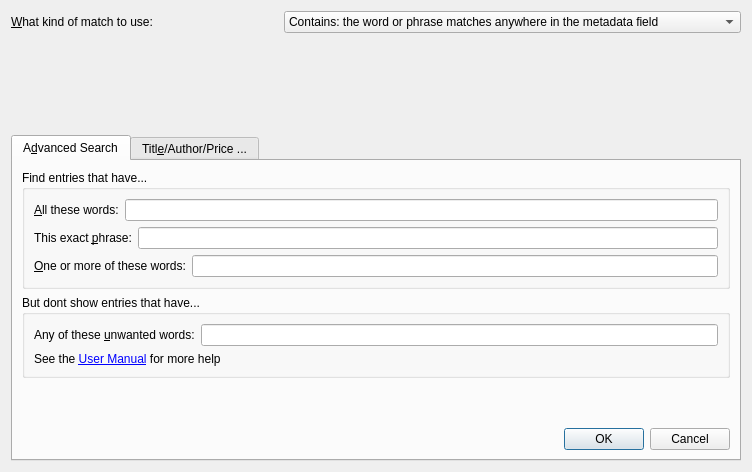
<?xml version="1.0" encoding="UTF-8"?>
<ui version="4.0">
 <class>Dialog</class>
 <widget class="QDialog" name="Dialog">
  <property name="geometry">
   <rect>
    <x>0</x>
    <y>0</y>
    <width>752</width>
    <height>472</height>
   </rect>
  </property>
  <property name="windowTitle">
   <string>Advanced Search</string>
  </property>
  <property name="windowIcon">
   <iconset>
    <normaloff>:/images/search.png</normaloff>:/images/search.png</iconset>
  </property>
  <layout class="QGridLayout" name="gridLayout_2">
   <item row="0" column="0">
    <widget class="QLabel" name="label_5">
     <property name="text">
      <string>&amp;What kind of match to use:</string>
     </property>
     <property name="buddy">
      <cstring>matchkind</cstring>
     </property>
    </widget>
   </item>
   <item row="0" column="1">
    <widget class="QComboBox" name="matchkind">
     <item>
      <property name="text">
       <string>Contains: the word or phrase matches anywhere in the metadata field</string>
      </property>
     </item>
     <item>
      <property name="text">
       <string>Equals: the word or phrase must match the entire metadata field</string>
      </property>
     </item>
     <item>
      <property name="text">
       <string>Regular expression: the expression must match anywhere in the metadata field</string>
      </property>
     </item>
    </widget>
   </item>
   <item row="2" column="0" colspan="2">
    <widget class="QTabWidget" name="tabWidget">
     <property name="currentIndex">
      <number>0</number>
     </property>
     <widget class="QWidget" name="tab">
      <attribute name="title">
       <string>A&amp;dvanced Search</string>
      </attribute>
      <layout class="QGridLayout" name="gridLayout_3">
       <item row="0" column="0">
        <widget class="QGroupBox" name="groupBox">
         <property name="title">
          <string>Find entries that have...</string>
         </property>
         <layout class="QVBoxLayout" name="verticalLayout">
          <item>
           <layout class="QHBoxLayout" name="horizontalLayout">
            <item>
             <widget class="QLabel" name="label">
              <property name="text">
               <string>&amp;All these words:</string>
              </property>
              <property name="buddy">
               <cstring>all</cstring>
              </property>
             </widget>
            </item>
            <item>
             <widget class="QLineEdit" name="all"/>
            </item>
           </layout>
          </item>
          <item>
           <layout class="QHBoxLayout" name="horizontalLayout_2">
            <item>
             <widget class="QLabel" name="label_2">
              <property name="text">
               <string>This exact &amp;phrase:</string>
              </property>
              <property name="buddy">
               <cstring>all</cstring>
              </property>
             </widget>
            </item>
            <item>
             <widget class="QLineEdit" name="phrase"/>
            </item>
           </layout>
          </item>
          <item>
           <layout class="QHBoxLayout" name="horizontalLayout_3">
            <item>
             <widget class="QLabel" name="label_3">
              <property name="text">
               <string>&amp;One or more of these words:</string>
              </property>
              <property name="buddy">
               <cstring>all</cstring>
              </property>
             </widget>
            </item>
            <item>
             <widget class="QLineEdit" name="any"/>
            </item>
           </layout>
          </item>
         </layout>
        </widget>
       </item>
       <item row="1" column="0">
        <widget class="QGroupBox" name="groupBox_2">
         <property name="title">
          <string>But dont show entries that have...</string>
         </property>
         <layout class="QVBoxLayout" name="verticalLayout_2">
          <item>
           <layout class="QHBoxLayout" name="horizontalLayout_4">
            <item>
             <widget class="QLabel" name="label_4">
              <property name="text">
               <string>Any of these &amp;unwanted words:</string>
              </property>
              <property name="buddy">
               <cstring>all</cstring>
              </property>
             </widget>
            </item>
            <item>
             <widget class="QLineEdit" name="none"/>
            </item>
           </layout>
          </item>
          <item>
           <widget class="QLabel" name="sh_label">
            <property name="maximumSize">
             <size>
              <width>16777215</width>
              <height>30</height>
             </size>
            </property>
            <property name="text">
             <string>See the &lt;a href=&quot;%s&quot;&gt;User Manual&lt;/a&gt; for more help</string>
            </property>
            <property name="openExternalLinks">
             <bool>true</bool>
            </property>
           </widget>
          </item>
         </layout>
        </widget>
       </item>
       <item row="2" column="0">
        <spacer name="verticalSpacer_2">
         <property name="orientation">
          <enum>Qt::Vertical</enum>
         </property>
         <property name="sizeHint" stdset="0">
          <size>
           <width>20</width>
           <height>40</height>
          </size>
         </property>
        </spacer>
       </item>
       <item row="3" column="0">
        <widget class="QDialogButtonBox" name="buttonBox">
         <property name="orientation">
          <enum>Qt::Horizontal</enum>
         </property>
         <property name="standardButtons">
          <set>QDialogButtonBox::Cancel|QDialogButtonBox::Ok</set>
         </property>
        </widget>
       </item>
      </layout>
     </widget>
     <widget class="QWidget" name="tab_2">
      <attribute name="title">
       <string>Titl&amp;e/Author/Price ...</string>
      </attribute>
      <layout class="QGridLayout" name="gridLayout">
       <item row="1" column="0">
        <widget class="QLabel" name="label_7">
         <property name="text">
          <string>&amp;Title:</string>
         </property>
         <property name="buddy">
          <cstring>title_box</cstring>
         </property>
        </widget>
       </item>
       <item row="1" column="2">
        <widget class="EnLineEdit" name="title_box">
         <property name="toolTip">
          <string>Enter the title.</string>
         </property>
        </widget>
       </item>
       <item row="2" column="0">
        <widget class="QLabel" name="label_8">
         <property name="text">
          <string>&amp;Author:</string>
         </property>
         <property name="buddy">
          <cstring>author_box</cstring>
         </property>
        </widget>
       </item>
       <item row="3" column="0">
        <widget class="QLabel" name="price_label">
         <property name="text">
          <string>&amp;Price:</string>
         </property>
         <property name="buddy">
          <cstring>price_box</cstring>
         </property>
        </widget>
       </item>
       <item row="9" column="0" colspan="3">
        <layout class="QHBoxLayout" name="horizontalLayout_6">
         <item>
          <widget class="QPushButton" name="clear_button">
           <property name="text">
            <string>&amp;Clear</string>
           </property>
          </widget>
         </item>
         <item>
          <widget class="QDialogButtonBox" name="tab_2_button_box">
           <property name="standardButtons">
            <set>QDialogButtonBox::Cancel|QDialogButtonBox::Ok</set>
           </property>
          </widget>
         </item>
        </layout>
       </item>
       <item row="8" column="2">
        <spacer name="verticalSpacer">
         <property name="orientation">
          <enum>Qt::Vertical</enum>
         </property>
         <property name="sizeHint" stdset="0">
          <size>
           <width>20</width>
           <height>40</height>
          </size>
         </property>
        </spacer>
       </item>
       <item row="0" column="0" colspan="3">
        <widget class="QLabel" name="label_11">
         <property name="text">
          <string>Search only in specific fields:</string>
         </property>
        </widget>
       </item>
       <item row="2" column="2">
        <widget class="EnLineEdit" name="author_box"/>
       </item>
       <item row="4" column="2">
        <widget class="QLineEdit" name="format_box"/>
       </item>
       <item row="4" column="0">
        <widget class="QLabel" name="label_10">
         <property name="text">
          <string>&amp;Format:</string>
         </property>
         <property name="buddy">
          <cstring>format_box</cstring>
         </property>
        </widget>
       </item>
       <item row="3" column="2">
        <widget class="EnLineEdit" name="price_box"/>
       </item>
       <item row="7" column="0">
        <widget class="QLabel" name="label_9">
         <property name="text">
          <string>Affiliate:</string>
         </property>
        </widget>
       </item>
       <item row="7" column="2">
        <widget class="QComboBox" name="affiliate_combo">
         <item>
          <property name="text">
           <string/>
          </property>
         </item>
         <item>
          <property name="text">
           <string>true</string>
          </property>
         </item>
         <item>
          <property name="text">
           <string>false</string>
          </property>
         </item>
        </widget>
       </item>
       <item row="6" column="0">
        <widget class="QLabel" name="label_12">
         <property name="text">
          <string>Download:</string>
         </property>
        </widget>
       </item>
       <item row="6" column="2">
        <widget class="QComboBox" name="download_combo">
         <item>
          <property name="text">
           <string/>
          </property>
         </item>
         <item>
          <property name="text">
           <string>true</string>
          </property>
         </item>
         <item>
          <property name="text">
           <string>false</string>
          </property>
         </item>
        </widget>
       </item>
       <item row="5" column="0">
        <widget class="QLabel" name="label_13">
         <property name="text">
          <string>DRM:</string>
         </property>
        </widget>
       </item>
       <item row="5" column="2">
        <widget class="QComboBox" name="drm_combo">
         <item>
          <property name="text">
           <string/>
          </property>
         </item>
         <item>
          <property name="text">
           <string>true</string>
          </property>
         </item>
         <item>
          <property name="text">
           <string>false</string>
          </property>
         </item>
        </widget>
       </item>
      </layout>
     </widget>
    </widget>
   </item>
   <item row="1" column="1">
    <spacer name="verticalSpacer_3">
     <property name="orientation">
      <enum>Qt::Vertical</enum>
     </property>
     <property name="sizeHint" stdset="0">
      <size>
       <width>20</width>
       <height>40</height>
      </size>
     </property>
    </spacer>
   </item>
  </layout>
 </widget>
 <customwidgets>
  <customwidget>
   <class>EnLineEdit</class>
   <extends>QLineEdit</extends>
   <header>calibre/gui2/widgets.h</header>
  </customwidget>
 </customwidgets>
 <tabstops>
  <tabstop>all</tabstop>
  <tabstop>phrase</tabstop>
  <tabstop>any</tabstop>
  <tabstop>none</tabstop>
  <tabstop>buttonBox</tabstop>
  <tabstop>title_box</tabstop>
  <tabstop>author_box</tabstop>
  <tabstop>price_box</tabstop>
  <tabstop>format_box</tabstop>
  <tabstop>clear_button</tabstop>
  <tabstop>tab_2_button_box</tabstop>
  <tabstop>tabWidget</tabstop>
  <tabstop>matchkind</tabstop>
 </tabstops>
 <resources>
  <include location="../../../../resources/images.qrc"/>
 </resources>
 <connections>
  <connection>
   <sender>buttonBox</sender>
   <signal>accepted()</signal>
   <receiver>Dialog</receiver>
   <slot>accept()</slot>
   <hints>
    <hint type="sourcelabel">
     <x>248</x>
     <y>254</y>
    </hint>
    <hint type="destinationlabel">
     <x>157</x>
     <y>274</y>
    </hint>
   </hints>
  </connection>
  <connection>
   <sender>buttonBox</sender>
   <signal>rejected()</signal>
   <receiver>Dialog</receiver>
   <slot>reject()</slot>
   <hints>
    <hint type="sourcelabel">
     <x>316</x>
     <y>260</y>
    </hint>
    <hint type="destinationlabel">
     <x>286</x>
     <y>274</y>
    </hint>
   </hints>
  </connection>
 </connections>
</ui>
